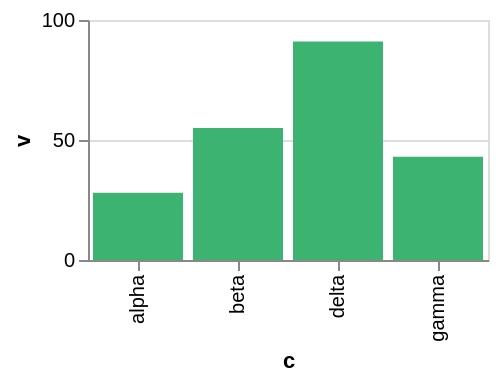

The Vega-Lite source for this figure:
### Vega-Lite specification from a JSON file in a GitHub repository (floating-point values rounded to 4 significant figures)
{"$schema": "https://vega.github.io/schema/vega-lite/v6.json", "width": 200, "height": 120, "data": {"values": [{"c": "alpha", "v": 28, "w": 3, "t": "2024-01-07"}, {"c": "beta", "v": 55, "w": 7, "t": "2024-03-19"}, {"c": "gamma", "v": 43, "w": 5, "t": "2024-06-02"}, {"c": "delta", "v": 91, "w": 9, "t": "2024-09-11"}]}, "mark": "bar", "encoding": {"x": {"field": "c", "type": "nominal"}, "y": {"field": "v", "type": "quantitative"}}, "config": {"bar": {"fill": "mediumseagreen"}}}
